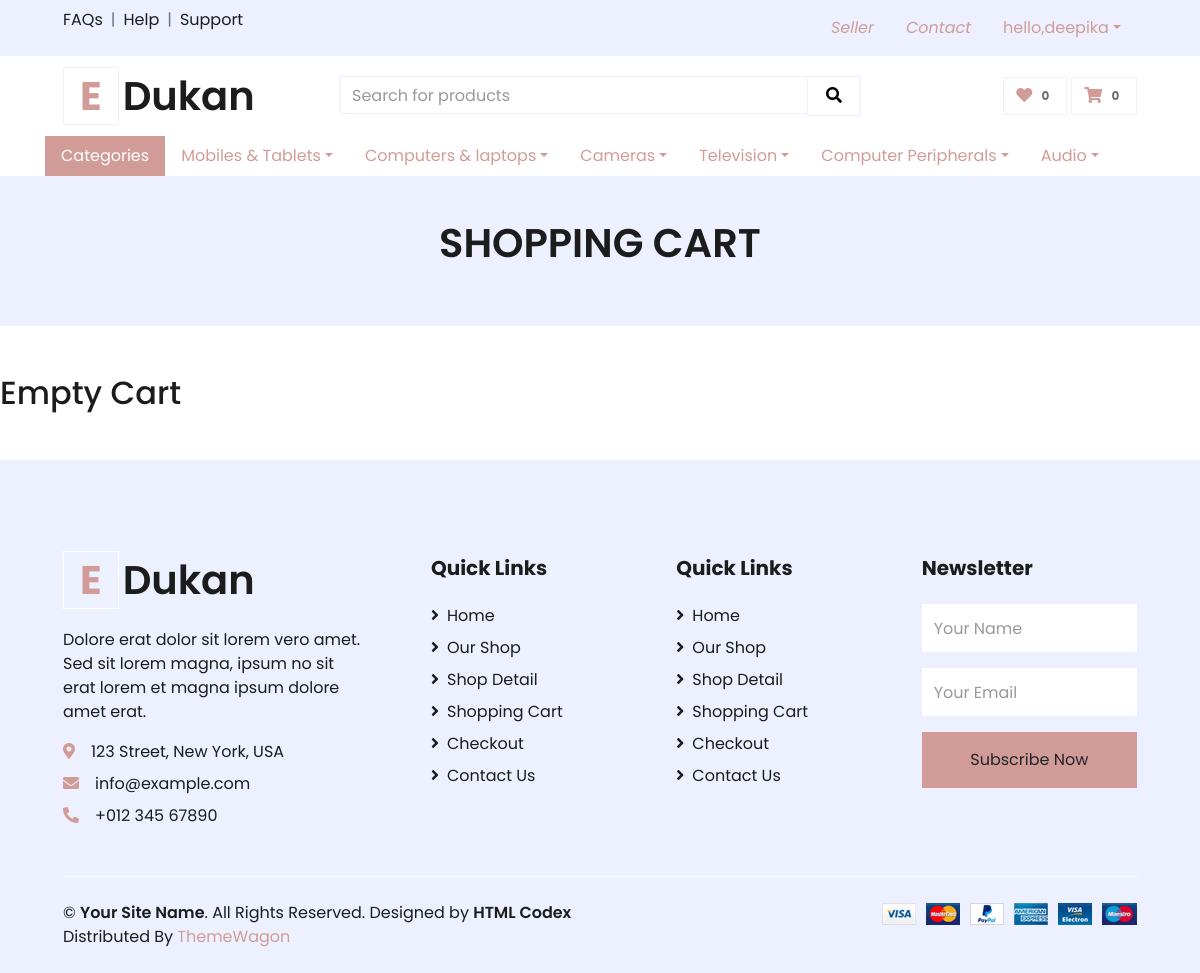
The page /cart/ (signed in) on the database as committed earlier.
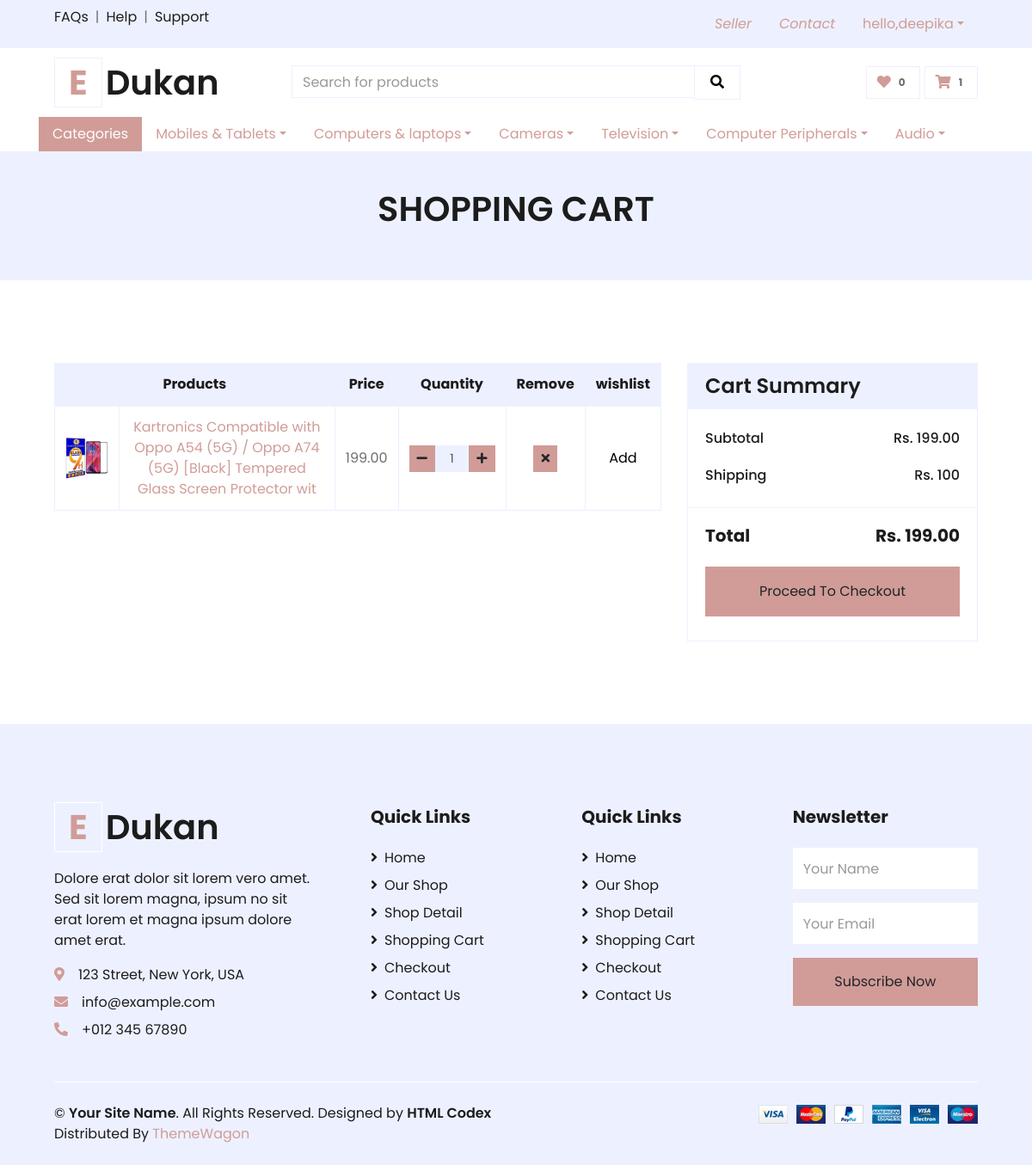
The same page on the database as committed later.
### product_app/models.py (models this page shows, shortened)
class Category_group(models.Model):
    category_group_name=models.CharField(choices=category_group_list, max_length=30)
    is_deleted=models.BooleanField(default=False)

class Product_table(models.Model):
    product_name=models.CharField(max_length=100)
    product_desc=models.TextField( null=True)
    category=models.ForeignKey(Category,on_delete=models.CASCADE)
    status=models.CharField(max_length=20,null=True)
    list_price=models.DecimalField(max_digits=7, decimal_places=2)
    supplier=models.ForeignKey('user_app.Custom_user',models.SET_NULL,blank=True,null=True)
    min_price=models.DecimalField(max_digits=7, decimal_places=2)
    price_currency=models.CharField( max_length=15)
    display_image=models.ImageField( upload_to='product_image/')
    is_deleted=models.BooleanField(default=False)
    review_count=models.IntegerField(default=0)
    rating_count=models.FloatField(default=0)
    brand=models.CharField( max_length=50,default='')
    tags=models.TextField(null=True,default='')
    qty=models.IntegerField(default=0)

### cart_app/models.py (models this page shows, shortened)
class Cart_table(models.Model):
    product=models.ForeignKey('product_app.Product_table',on_delete=models.CASCADE)
    customer=models.ForeignKey('user_app.Custom_user', on_delete=models.CASCADE)
    qty=models.IntegerField(default=0)

### user_app/dec.py (the view, shortened to what this page needs)
    def wrap(request,*args, **kwargs):
        if  request.method=="GET":
            if not request.GET.get('is_ajax'):
                if request.session.get('is_active', False):
                    return function(request,*args, **kwargs)
                else:
                    request.session.clear()
                    messages.success(request, 'You should be logged in before open that')
                    return redirect('/user/sign_in_user')

### cart_app/views.py (called while the page is built)
@login_is_required
def cart(request):
    user=request.session['user']
    items=Cart_table.objects.filter(customer_id=user)
    subtotal=0
    for i in range(len(items)):
        subtotal+=items[i].product.min_price*items[i].qty
    context={
    'cart_items':Cart_table.objects.filter(customer_id=user),
    'subtotal':subtotal,
    }
    return render(request, "cart.html",context)

### core_app/context_processors.py (called while the page is built)
def categories_processor(request):
    user=request.session.get('user',False)
    if user:
        request.session['cart_count']=Cart_table.objects.filter(customer_id=user).count()
        request.session['wishlist_count']=Wishlist_table.objects.filter(customer_id=user).count()
    data=[]
    category_list=Category_group.objects.all()
    for item in category_list:
        data.append({"group":item.category_group_name, 'cat_list':Category.objects.filter(category_group=item)})
    return {'list':data}

### templates/cart.html (shortened to what the changed rows need)
{% extends 'base.html' %}
{% load static %}
{% block body%}
    <div class="container-fluid bg-secondary mb-5">
        <div class="d-flex flex-column align-items-center justify-content-center" style="min-height: 150px">
            <h1 class="font-weight-semi-bold text-uppercase mb-3">Shopping Cart</h1>
        </div>
    </div>
{% if cart_items%}
    <div class="container-fluid pt-5">
        <div class="row px-xl-5">
            <div class="col-lg-8 table-responsive mb-5">
                <table class="table table-bordered text-center mb-0">
                    <thead class="bg-secondary text-dark">
                        <tr>
                            <th colspan="2" >Products</th>
                            <th>Price</th>
                            <th>Quantity</th>
                            <th>Remove</th>
                            <th>wishlist</th>
                        </tr>
                    </thead>
                    <tbody class="align-middle">
                        {% for item in cart_items%}
                        <tr id="cart_table_row_{{item.id}}">
                            <td class="align-middle"><img src="/media/{{item.product.display_image}}" alt="" style="width: 50px;"></td>
                               <td> <a href="/product/{{item.product.id}}">{{item.product.product_name}}</a></td>
                            <td  class="align-middle">{{item.product.min_price}}</td>
                            <td class="align-middle">
                                <div class="input-group quantity mx-auto" style="width: 100px;">
                                    <div class="input-group-btn">
                                        <button onclick="remove_one_cart({{item.product.id}}, {{item.id}})" class="btn btn-sm btn-primary btn-minus" >
                                        <i class="fa fa-minus"></i>
                                        </button>
                                    </div>
                                    <p id="cart_count_{{item.product.id}}"  class="form-control form-control-sm bg-secondary text-center">{{item.qty}}</p>
                                    <div class="input-group-btn">
                                        <button onclick="add_one_cart({{item.product.id}})" class="btn btn-sm btn-primary btn-plus">
                                             <i class="fa fa-plus"></i>
                                        </button>
                                    </div>
                                </div>
                            </td>
                            <td class="align-middle">
                                <button onclick="remove_cart({{item.id}})" class="btn btn-sm btn-primary"><i class="fa fa-times"></i></button>
                            </td>
                            <td class="align-middle">
                                <button style='border: none;
                                background: transparent;
                                cursor: pointer;' onclick="cart_to_wishlist({{item.product.id}}, {{item.id}})">
                                Add
                                </button>
                            </td>
                        </tr>
                        {% endfor%}
                    </tbody>
                </table>
            </div>
            <div class="col-lg-4">
                <div class="card border-secondary mb-5">
                    <div class="card-header bg-secondary border-0">
                        <h4 class="font-weight-semi-bold m-0">Cart Summary</h4>
                    </div>
                    <div class="card-body">
                        <div class="d-flex justify-content-between mb-3 pt-1">
                            <h6 class="font-weight-medium">Subtotal</h6>
                            <h6 class="font-weight-medium">Rs. {{subtotal}}</h6>
                        </div>
                        <div class="d-flex justify-content-between">
                            <h6 class="font-weight-medium">Shipping</h6>
                            {% if subtotal %}
                            <h6 class="font-weight-medium">Rs. 100</h6>
                            {% endif%}
                        </div>
                    </div>
                    <div class="card-footer border-secondary bg-transparent">
                        <div class="d-flex justify-content-between mt-2">
                            <h5 class="font-weight-bold">Total</h5>
                            <h5 class="font-weight-bold">Rs. {{subtotal}}</h5>
                        </div>
                       <a href="/order/checkout"> <button class="btn btn-block btn-primary my-3 py-3">Proceed To Checkout</button>
                       </a>
                    </div>
                </div>
            </div>
        </div>
    </div>
{% else%}
<h2> Empty Cart</h2>
{% endif%}
    {% endblock%}

### templates/base.html (shortened to what the changed rows need)
{% load static %}
<!DOCTYPE html>
<html lang="en">
<head>
    <link href="https://cdnjs.cloudflare.com/ajax/libs/font-awesome/5.10.0/css/all.min.css" rel="stylesheet">
    <link href="{% static 'lib/owlcarousel/assets/owl.carousel.min.css'%}" rel="stylesheet">
    <link href="{% static 'css/style.css'%}" rel="stylesheet">
</head>
<body>
    <div class="container-fluid">
        <div class="row bg-secondary py-2 px-xl-5">
        </div>
        <div class="row align-items-center py-3 px-xl-5">
            <div class="col-lg-3 d-none d-lg-block">
                <a href='/' class="text-decoration-none">
                    <h1 class="m-0 display-5 font-weight-semi-bold"><span class="text-primary font-weight-bold border px-3 mr-1">E</span>Dukan</h1>
                </a>
            </div>
            <div class="col-lg-3 col-6 text-right">
                <a href='/cart' class="btn border">
                    <i class="fas fa-shopping-cart text-primary"></i>
                    <span id='cart_count' class="badge">{{request.session.cart_count}}</span>
                </a>
            </div>
        </div>
    </div>
    <div class="container">
    <ul class="nav nav-pills">
        {% for item in list %}
        <div class="nav-item dropdown">
            <a class="nav-link dropdown-toggle" data-toggle="dropdown">{{item.group}}</a>
        </div>
       {% endfor %}
      </ul>
    </div>
{% block body%} {% endblock%}
    <div class="container-fluid bg-secondary text-dark mt-5 pt-5">
        <div class="row px-xl-5 pt-5">
            <div class="col-lg-4 col-md-12 mb-5 pr-3 pr-xl-5">
                <a href='' class="text-decoration-none">
                    <h1 class="mb-4 display-5 font-weight-semi-bold"><span class="text-primary font-weight-bold border border-white px-3 mr-1">E</span>Dukan</h1>
                </a>
            </div>
        </div>
        <div class="row border-top border-light mx-xl-5 py-4">
        </div>
    </div>
</body>
</html>

Rows that differ between the two databases and show on the page:
added Cart_table: product.display_image (picture), product.product_name "Kartronics Compatible with Oppo A54 (5G) / Oppo A74 (5G) [Black] Tempered Glass Screen Protector wit", product.min_price "199.00", qty "1"
Other text that changed with them:
{{ request.session.cart_count }}: "0" → "1"
{{ subtotal }}: (not shown) → "199.00"
text no longer shown: "Empty Cart"
text now shown: "Products Price Quantity Remove wishlist Cart Summary Subtotal Rs. Shipping Rs. 100 Total Rs. Proceed To Checkout"
